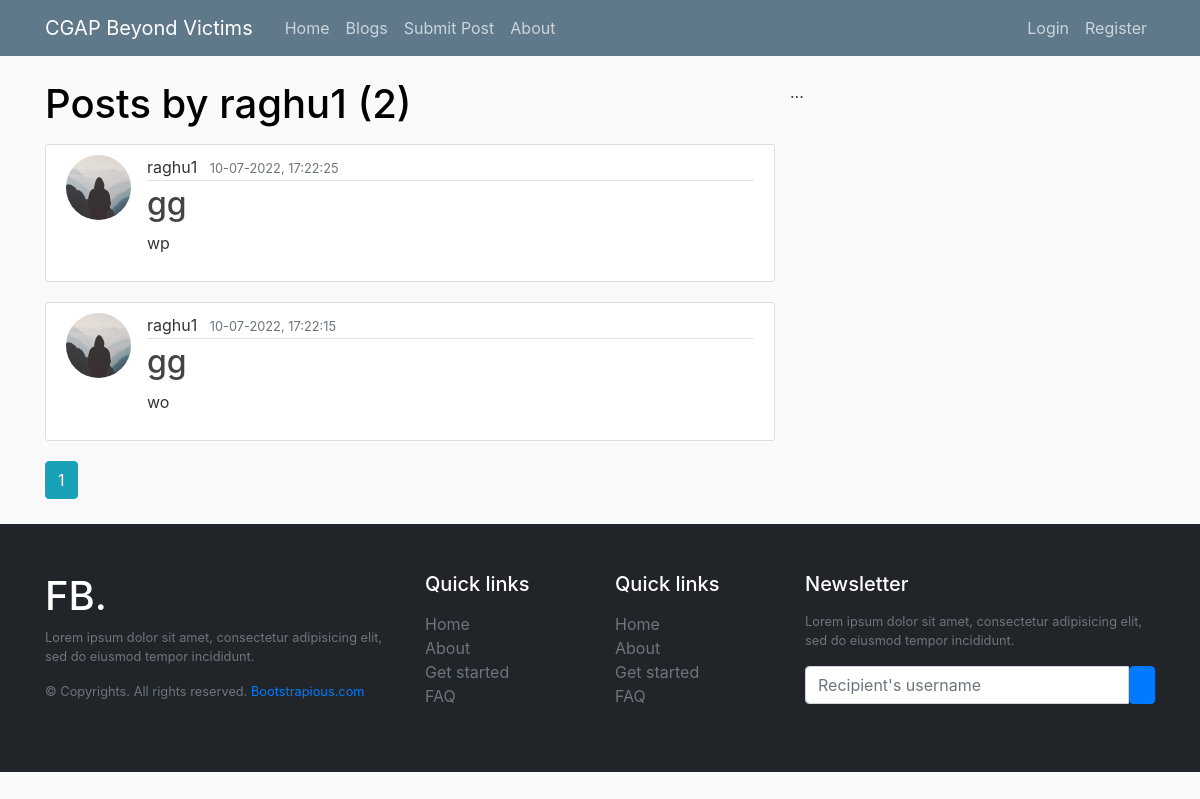
The page /user/raghu1 on the database its author committed.
### cgap/models.py (models this page shows, shortened)
class User(db.Model, UserMixin):
    id = db.Column(db.Integer, primary_key=True)
    username = db.Column(db.String(20), unique=True, nullable=False)
    email = db.Column(db.String(120), unique=True, nullable=False)
    image_file = db.Column(db.String(20), nullable=False, default="default.jpg")
    password = db.Column(db.String(60), nullable=False)
    posts = db.relationship("Post", backref="author", lazy=True)

class Post(db.Model):
    id = db.Column(db.Integer, primary_key=True)
    title = db.Column(db.String(100), nullable=False)
    date_posted = db.Column(db.DateTime, nullable=False, default=datetime.utcnow)
    image_file = db.Column(db.String(20), nullable=False, default="default.jpg")
    content = db.Column(db.Text, nullable=False)
    user_id = db.Column(db.Integer, db.ForeignKey("user.id"), nullable=False)

### cgap/routes.py (the view)
@app.route("/user/<string:username>")
def user_posts(username):
    page = request.args.get("page", 1, type=int)
    user = User.query.filter_by(username=username).first_or_404()
    posts = (
        Post.query.filter_by(author=user)
        .order_by(Post.date_posted.desc())
        .paginate(page=page, per_page=5)
    )
    return render_template("user_posts.html", posts=posts, user=user)

### cgap/templates/user_posts.html
{% extends "layout.html" %}
{% block content %}
<h1 class="mb-3">Posts by {{ user.username }}  ({{ posts.total }})</h1>
{% for post in posts.items %}
<article class="media content-section">
    <img class="rounded-circle article-img" src="{{ url_for('static', filename='profile_pics/' + post.author.image_file) }}">
    <div class="media-body">
        <div class="article-metadata">
            <a class="mr-2" href="{{ url_for('user_posts', username=post.author.username) }}">{{ post.author.username }}</a>
            <small class="text-muted">{{ post.date_posted.strftime('%d-%m-%Y, %H:%M:%S') }}</small>
        </div>
        <h2><a class="article-title" href="{{ url_for('post', post_id=post.id) }}">{{ post.title }}</a></h2>
        <p class="article-content">{{ post.content }}</p>
    </div>
</article>
{% endfor %}
{% for page_num in posts.iter_pages(left_edge=1, right_edge=1, left_current=1, right_current=2) %}
    {% if page_num %}
        {% if posts.page == page_num %}
            <a class="btn btn-info mb-4" href="{{ url_for('user_posts', username=user.username, page=page_num) }}">{{ page_num }}</a>
        {% else %}
        <a class="btn btn-outline-info mb-4" href="{{ url_for('user_posts', username=user.username, page=page_num) }}">{{ page_num }}</a>
        {% endif %}
    {% else %}
    ...
    {% endif %}
{% endfor %}
{% endblock content %}

### cgap/static/main.css (style rules this page uses)
body { background: #fafafa; color: #333333; margin-top: 5rem; }
h1, h2, h3, h4, h5, h6 { color: black; }
.content-section { background: #ffffff; padding: 10px 20px; border: 1px solid #dddddd; border-radius: 3px; margin-bottom: 20px; }
.article-title { color: #444444; }
.article-content { white-space: pre-line; }
.article-img { height: 65px; width: 65px; margin-right: 16px; }
.article-metadata { padding-bottom: 1px; margin-bottom: 4px; border-bottom: 1px solid #e3e3e3; }
a { color: inherit; text-decoration: none; transition: all 0.3s; }

### rows shown on the page
User: username "raghu1"
Post: image_file (placeholder picture), author.username "raghu1", date_posted "10-07-2022, 17:22:25", title "gg", content "wp"
Post: image_file (placeholder picture), author.username "raghu1", date_posted "10-07-2022, 17:22:15", title "gg", content "wo"

### other values the page prints
{{ posts.total }} "2"
{{ page_num }} "1"
